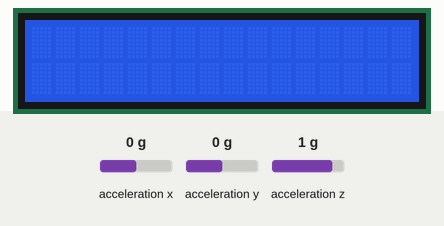
Bench run of a sketch on a simulated Arduino Uno, built with avr-gcc and run on an emulated ATmega328P. On the bench: 16×2 character LCD. The test bench sets the inputs (shaded band); at power-on: acceleration z 1 g, acceleration x 0 g, acceleration y 0 g. What the sketch prints to the serial monitor is not drawn.

Above: at 1.2 s.
1.3 s: acceleration z set to -1.4 g
At 3.5 s:
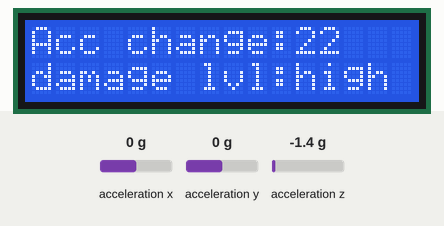
Timing chart, 0 to 5.0 s (numbered marks = the images above; inputs shaded):
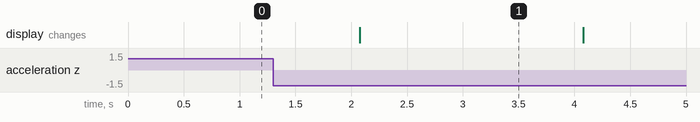

Measured:
- after the input at 1.3 s, the display: changes after 0.78 s (image 1)

The sketch:

362_ACCELEROMETERCODE.ino
```cpp
#include <Adafruit_MMA8451.h>
#include <Wire.h>
#include <Adafruit_Sensor.h>
Adafruit_MMA8451 mma = Adafruit_MMA8451();
#include <LiquidCrystal.h>


int oldAcc = 0;
int BUTTON = 5;
int isPressed = 0;
float threshold = 1;
int counter = 0;

const int rs = 12, en = 11, d4 = 5, d5 = 4, d6 = 3, d7 = 2;
LiquidCrystal lcd (rs, en, d4, d5, d6, d7);

void getDamageLevel(int data) {
  if(data <= 5) {
    lcd.setCursor(0,0);
    lcd.print("Acc change:");
    lcd.print(data);
    lcd.setCursor(0,1);
    lcd.print("damage lvl:mod");
  }
  else if( data > 5) {
    lcd.setCursor(0,0);
    lcd.print("Acc change:");
    lcd.print(data);
    lcd.setCursor(0,1);
    lcd.print("damage lvl:high");
  }

}


void setup(void) {
  Serial.begin(9600);
  pinMode(BUTTON, INPUT);
  if (! mma.begin()) {
    Serial.println("Couldnt start");
    while (1);
  }
  lcd.begin(16,2);

  mma.setRange(MMA8451_RANGE_2_G);

}

void loop() {
  // Read the 'raw' data in 14-bit counts
  mma.read();
  sensors_event_t event;
  mma.getEvent(&event);


  if((oldAcc - event.acceleration.z ) >= threshold) {
    counter++;
    Serial.println("Bump");
    getDamageLevel(oldAcc - event.acceleration.z);
    Serial.write(1); //Write the serial data
    delay(2000);
  }
 lcd.clear();
  oldAcc = event.acceleration.z;
  delay(1000);

}
```
